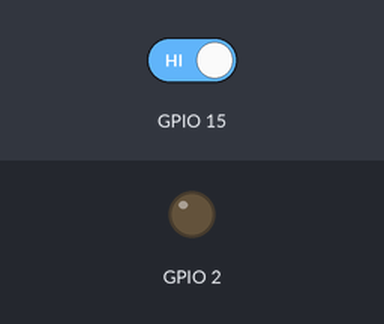
A sketch run on a simulated ESP32. On the bench: output pins drawn as LEDs (lit = HIGH). The test bench sets the inputs (shaded band); at power-on: GPIO 15 HIGH.

Above: at 2.8 s.
2.9 s: GPIO 15 driven LOW
At 4.1 s:
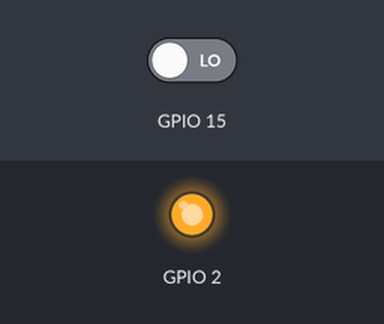
4.5 s: GPIO 15 driven HIGH
At 5.6 s:
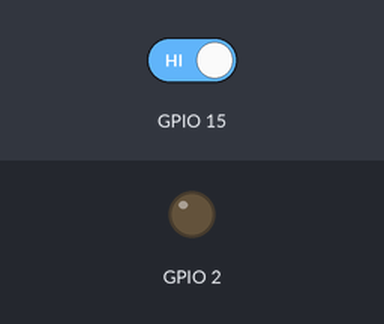
Timing chart, 0 to 7.5 s (numbered marks = the images above; inputs shaded):
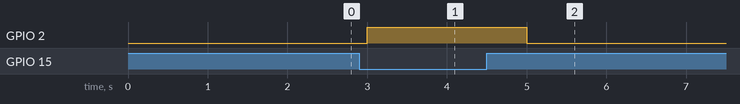

The sketch:

Rain_Sensor.ino
```cpp
void setup()
{
pinMode(15, INPUT);
pinMode(2, OUTPUT);

}


void loop()
{

    if (!digitalRead(15))
      digitalWrite(2,HIGH);
    else
      digitalWrite(2,LOW);
    delay(1000);

}
```

Measured:
- after the input at 2.9 s, GPIO 2: LOW → HIGH after 0.10 s
- after the input at 4.5 s, GPIO 2: HIGH → LOW after 0.50 s
